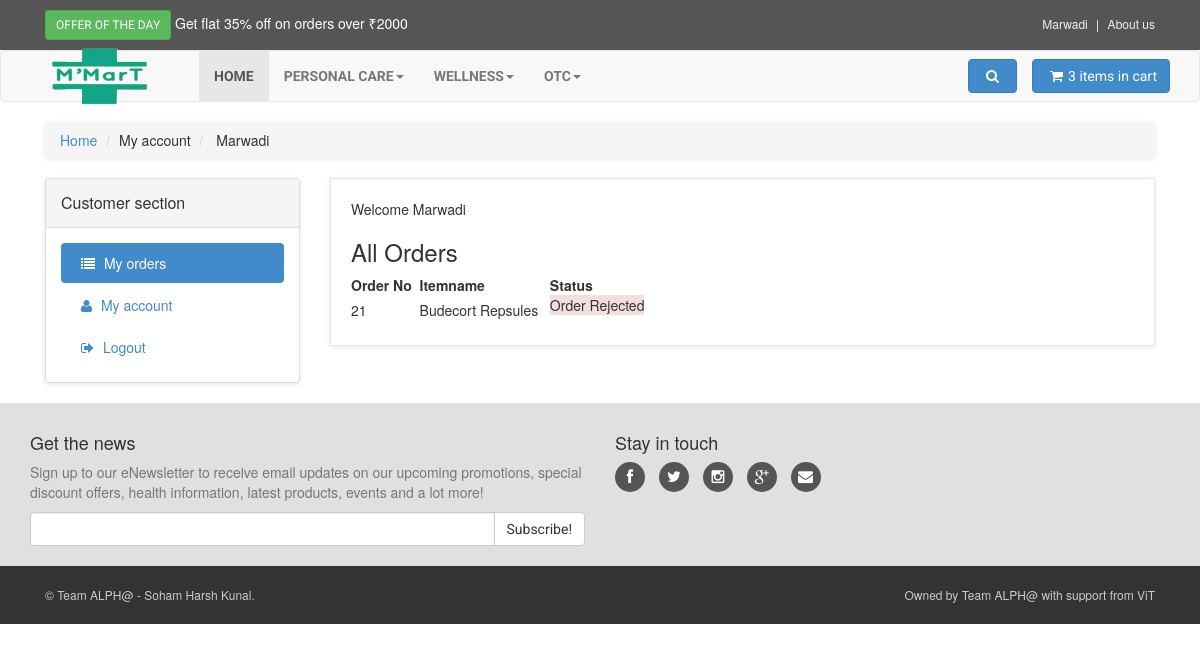
The page /customer-order.php (signed in) on the database its author committed.
### tables this page shows
CREATE TABLE `order_details` (
  `sr_no` int(5) NOT NULL,
  `username` varchar(20) NOT NULL,
  `itemname` varchar(20) NOT NULL,
  `pres_filename` varchar(100) NOT NULL,
  `status` int(1) NOT NULL
);

### customer-order.php (the view, shortened to what this page needs)
<!DOCTYPE html>
<html lang="en">
<head>
    <link href="css/font-awesome.css" rel="stylesheet">
    <link href="css/bootstrap.min.css" rel="stylesheet">
    <link href="css/animate.min.css" rel="stylesheet">
    <link href="css/owl.carousel.css" rel="stylesheet">
    <link href="css/owl.theme.css" rel="stylesheet">
    <link href="css/style.default.css" rel="stylesheet" id="theme-stylesheet">
    <link href="css/custom.css" rel="stylesheet">
</head>
<body>
    <?php
        include 'header.php';
    ?>
    <div id="all">
        <div id="content">
            <div class="container">
                <div class="col-md-12">
                    <ul class="breadcrumb">
                        <li><a href="#">Home</a>
                        </li>
                        <li>My account</li>
                        <li>   <?php echo $_SESSION['user'];?> </li>
                    </ul>
                </div>
                <div class="col-md-3">
                    <div class="panel panel-default sidebar-menu">
                        <div class="panel-heading">
                            <h3 class="panel-title">Customer section</h3>
                        </div>
                        <div class="panel-body">
                            <ul class="nav nav-pills nav-stacked">
                                <li class="active">
                                    <a href="customer-order.php"><i class="fa fa-list"></i> My orders</a>
                                </li>
                                <li>
                                    <a href="customer-account.php"><i class="fa fa-user"></i> My account</a>
                                </li>
                                <li>
                                    <a href="logout.php"><i class="fa fa-sign-out"></i> Logout</a>
                                </li>
                            </ul>
                        </div>
                    </div>
                </div>
                <div class="col-md-9">
                    <div class="box">
                        <?php echo "Welcome ".$_SESSION['user'];
$dbname = 'm-mart';
$user = 'root';
$pass = '';
$conn = mysql_connect("localhost",$user,$pass,$dbname) or die("Unable to Connect: ".mysql_error());
$logged_user = $_SESSION['user'];
$query = "select * from order_details where  username='$logged_user'";
$retval = mysql_query($query, $conn) or die("Unable to Retrieve data: ".mysql_error());
echo "<h3>All Orders </h1>";
echo "<table> <th>Order No &nbsp;</th><th>Itemname &nbsp;<th>Status &nbsp;</th>";
while($row = mysql_fetch_array($retval, MYSQL_ASSOC)) {
     echo "<tr><td> {$row['sr_no']}  ".
        "<td> {$row['itemname']}  &nbsp;&nbsp;";
        if($row['status']==2)
        {
          echo "<td>  <p class='bg-danger'>Order Rejected</p> ";
        }
  }
echo "</table>";
                 ?>
               </div>
                </div>
            </div>
        </div>
        </div>
</body>
</html>

### css/style.default.css (style rules this page uses)
a, button { -webkit-transition: all 0.2s ease-out; -moz-transition: all 0.2s ease-out; transition: all 0.2s ease-out; }
a i.fa, button i.fa { margin: 0 5px; }
.breadcrumb { -webkit-box-shadow: 0 1px 5px rgba(0, 0, 0, 0.1); box-shadow: 0 1px 5px rgba(0, 0, 0, 0.1); }
.box { background: #fff; margin: 0 0 30px; border: solid 1px #e6e6e6; -webkit-box-sizing: border-box; -moz-box-sizing: border-box; box-sizing: border-box; padding: 20px; -webkit-box-shadow: 0 1px 5px rgba(0, 0, 0, 0.1); box-shadow: 0 1px 5px rgba(0, 0, 0, 0.1); }
#content .panel.sidebar-menu { -webkit-box-sizing: border-box; -moz-box-sizing: border-box; box-sizing: border-box; -webkit-box-shadow: 0 1px 5px rgba(0, 0, 0, 0.1); box-shadow: 0 1px 5px rgba(0, 0, 0, 0.1); }
#content .panel.sidebar-menu h3 { padding: 5px 0; margin: 0; }
#footer { background: #e0e0e0; padding: 20px 0; }
#footer .social { text-align: left; }
#footer .social a { margin: 0 10px 0 0; color: #fff; display: inline-block; width: 30px; height: 30px; border-radius: 15px; line-height: 26px; font-size: 15px; text-align: center; -webkit-transition: all 0.2s ease-out; -moz-transition: all 0.2s ease-out; transition: all 0.2s ease-out; vertical-align: bottom; background-color: #555555; }
#footer .social a i { vertical-align: bottom; line-height: 30px; }
#copyright { background: #333; color: #ccc; padding: 20px 0; font-size: 12px; }
#copyright p { margin: 0; }
.nav { margin-bottom: 0; padding-left: 0; list-style: none; }
.nav > li > a { padding: 10px 15px; }
.nav-pills > li > a { border-radius: 0; }
.nav-pills > li.active > a, .nav-pills > li.active > a:hover, .nav-pills > li.active > a:focus { color: #ffffff; background-color: #4fbfa8; }
body { font-family: "Roboto", Helvetica, Arial, sans-serif; font-size: 14px; line-height: 1.42857143; color: #333333; background-color: #f0f0f0; }
a { color: #4fbfa8; text-decoration: none; }
.breadcrumb { padding: 8px 15px; margin-bottom: 20px; background-color: #ffffff; border-radius: 0; }
.breadcrumb > li + li:before { content: ">\00a0"; color: #cccccc; }
.btn { font-weight: normal; font-family: "Roboto", Helvetica, Arial, sans-serif; padding: 6px 12px; font-size: 14px; line-height: 1.42857143; border-radius: 3px; }
.form-control { -webkit-box-shadow: none; box-shadow: none; }
h1, h2, h3, h4, h5, h6, .h1, .h2, .h3, .h4, .h5, .h6 { font-family: inherit; font-weight: 500; line-height: 1.1; color: inherit; }
h1, .h1, h2, .h2, h3, .h3 { margin-top: 20px; margin-bottom: 20px; }
p, ul, ol { margin: 0 0 20px; }

### rows shown on the page
order_details: sr_no "21", itemname "Budecort Repsules", status "Order Rejected"

### other values the page prints
$uname "Marwadi"
$_SESSION['user'] "Marwadi"
